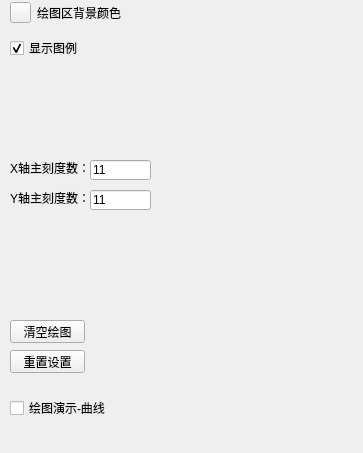
            <widget class="QWidget" name="page_2">
             <property name="geometry">
              <rect>
               <x>0</x>
               <y>0</y>
               <width>363</width>
               <height>453</height>
              </rect>
             </property>
             <attribute name="icon">
              <iconset resource="res.qrc">
               <normaloff>:/axis_64px_1200251_easyicon.net.ico</normaloff>:/axis_64px_1200251_easyicon.net.ico</iconset>
             </attribute>
             <attribute name="label">
              <string>背景、坐标线、图例</string>
             </attribute>
             <widget class="QCheckBox" name="chkShowLegend">
              <property name="geometry">
               <rect>
                <x>10</x>
                <y>40</y>
                <width>71</width>
                <height>16</height>
               </rect>
              </property>
              <property name="text">
               <string>显示图例</string>
              </property>
              <property name="checked">
               <bool>true</bool>
              </property>
             </widget>
             <widget class="QCheckBox" name="chkDrawDemo">
              <property name="geometry">
               <rect>
                <x>10</x>
                <y>400</y>
                <width>101</width>
                <height>16</height>
               </rect>
              </property>
              <property name="text">
               <string>绘图演示-曲线</string>
              </property>
              <property name="checked">
               <bool>false</bool>
              </property>
             </widget>
             <widget class="QWidget" name="layoutWidget">
              <property name="geometry">
               <rect>
                <x>10</x>
                <y>0</y>
                <width>124</width>
                <height>25</height>
               </rect>
              </property>
              <layout class="QHBoxLayout" name="horizontalLayout_2">
               <item>
                <widget class="QPushButton" name="btnColourBack">
                 <property name="minimumSize">
                  <size>
                   <width>21</width>
                   <height>21</height>
                  </size>
                 </property>
                 <property name="maximumSize">
                  <size>
                   <width>21</width>
                   <height>21</height>
                  </size>
                 </property>
                 <property name="text">
                  <string/>
                 </property>
                </widget>
               </item>
               <item>
                <widget class="QLabel" name="label">
                 <property name="text">
                  <string>绘图区背景颜色</string>
                 </property>
                </widget>
               </item>
              </layout>
             </widget>
             <widget class="QPushButton" name="btnClearGraphs">
              <property name="geometry">
               <rect>
                <x>10</x>
                <y>320</y>
                <width>75</width>
                <height>23</height>
               </rect>
              </property>
              <property name="text">
               <string>清空绘图</string>
              </property>
             </widget>
             <widget class="QPushButton" name="btnResetSettings">
              <property name="geometry">
               <rect>
                <x>10</x>
                <y>350</y>
                <width>75</width>
                <height>23</height>
               </rect>
              </property>
              <property name="text">
               <string>重置设置</string>
              </property>
             </widget>
             <widget class="QLabel" name="label_2">
              <property name="geometry">
               <rect>
                <x>10</x>
                <y>160</y>
                <width>81</width>
                <height>16</height>
               </rect>
              </property>
              <property name="text">
               <string>X轴主刻度数：</string>
              </property>
             </widget>
             <widget class="QLabel" name="label_3">
              <property name="geometry">
               <rect>
                <x>10</x>
                <y>190</y>
                <width>81</width>
                <height>16</height>
               </rect>
              </property>
              <property name="text">
               <string>Y轴主刻度数：</string>
              </property>
             </widget>
             <widget class="QLineEdit" name="txtMainScaleNumX">
              <property name="geometry">
               <rect>
                <x>90</x>
                <y>160</y>
                <width>61</width>
                <height>20</height>
               </rect>
              </property>
              <property name="text">
               <string>11</string>
              </property>
             </widget>
             <widget class="QLineEdit" name="txtMainScaleNumY">
              <property name="geometry">
               <rect>
                <x>90</x>
                <y>190</y>
                <width>61</width>
                <height>20</height>
               </rect>
              </property>
              <property name="text">
               <string>11</string>
              </property>
             </widget>
            </widget>
